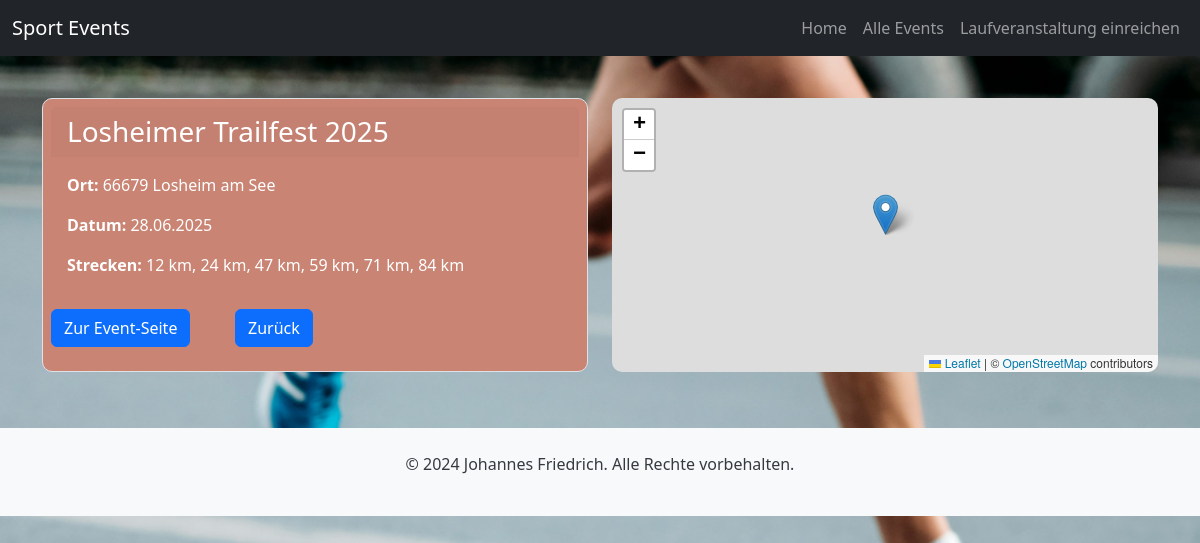
/event/54/, run on the app's committed database.
### running_app/models.py (models this page shows, shortened)
class RunningEvent(models.Model):
    name = models.CharField(max_length=200)
    date = models.DateField()
    postal_code = models.CharField(max_length=200, null=True, blank=True)
    city = models.CharField(max_length=200)
    state = models.CharField(max_length=200, null=True, blank=True)
    description = models.TextField(null=True, blank=True, default="")
    distance = models.ManyToManyField("Distance", blank=True)
    latitude = models.DecimalField(max_digits=9, decimal_places=6, null=True, blank=True)
    longitude = models.DecimalField(max_digits=9, decimal_places=6, null=True, blank=True)
    url = models.URLField(null=True, blank=True)
    logo = models.URLField(null=True, blank=True)
    type = models.CharField(max_length=200, null=True, blank=True, default="running")
    source = models.ForeignKey("Source", on_delete=models.CASCADE, null =True, blank =True)
    created_at = models.DateTimeField(auto_now_add=True, blank=True, null=True)
    last_change = models.DateTimeField(auto_now=True, blank=True, null=True)
    class Meta:
        ordering = ['date']  # Standardmäßige Sortierung nach Datum (aufsteigend)

class Distance(models.Model):
    name = models.CharField(max_length=200, null =True)
    distance = models.DecimalField(default = None, max_digits=9, decimal_places=3, blank=True)
    class Meta:
        ordering = ['distance']  # Standardmäßige Sortierung nach Datum (aufsteigend)

### running_app/views.py (the view)
# urls.py: path('event/<int:id>/', views.event_detail, name='event_detail'),  # Detailansicht für ein Event
def event_detail(request, id):
    event = get_object_or_404(RunningEvent, id=id)
    data = {
        "id": id,
        "name": event.name,
        "date": event.date,
        "distance": ", ".join([str(d.name) for d in event.distance.all()]),
        "city": event.city,
        "longitude": event.longitude,
        "latitude": event.latitude}
    return render(request, 'running_app/event_detail.html',
                  {'event': event, 'data':data})

### running_app/templates/running_app/event_detail.html (shortened to what this page needs)
{% extends 'base.html' %}
{% block content %}
<div class="container mt-5">
    <div class="row">
        <div class="col-lg-6">
            <div class="card mb-2 p-2 event-box-red">
                <h3 class="card-header d-flex">{{ event.name }}</h3>
                <div class="card-body flex-column">
                    <p><strong>Ort: </strong>{{ event.postal_code }} {{ event.city }}</p>
                    <p><strong>Datum:</strong> {{ event.date|date:"d.m.Y" }}</p>
                    <p><strong>Strecken:</strong>
                        {% for d in event.distance.all %}
                        {{d.name}}{% if not forloop.last %},
                        {% endif %}
                        {% endfor %}
                    </p>
                </div>
                <div class="row">
                    <div class="col-md-4">
                        <a href="{{ event.url }}" class="btn btn-primary mb-3" target="_blank">Zur Event-Seite</a>
                    </div>
                    <div class="col-md-4">
                        <a href="{% url 'home' %}" class="btn btn-primary mb-3">Zurück</a>
                    </div>
                </div>
            </div>
        </div>
        <div class="col-lg-6 mb-2">
            <div class="map" id="map" style="height: 100%; width: 100%;"></div>
        </div>
    </div>
</div>
{% endblock %}

### data on the page
RunningEvent: name "Losheimer Trailfest 2025", postal_code "66679", city "Losheim am See", date "28.06.2025"
Distance: name "12 km"
Distance: name "24 km"
Distance: name "47 km"
Distance: name "59 km"
Distance: name "71 km"
Distance: name "84 km"
